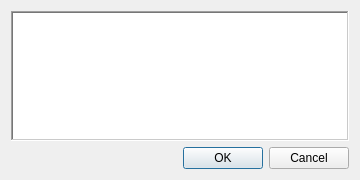
<?xml version="1.0" encoding="UTF-8"?>
<ui version="4.0">
 <class>TextDialog</class>
 <widget class="QDialog" name="TextDialog">
  <property name="windowModality">
   <enum>Qt::ApplicationModal</enum>
  </property>
  <property name="geometry">
   <rect>
    <x>0</x>
    <y>0</y>
    <width>360</width>
    <height>180</height>
   </rect>
  </property>
  <property name="locale">
   <locale language="English" country="UnitedStates"/>
  </property>
  <property name="modal">
   <bool>false</bool>
  </property>
  <layout class="QVBoxLayout" name="verticalLayout">
   <item>
    <widget class="QTextEdit" name="high_edit_txt">
     <property name="frameShape">
      <enum>QFrame::WinPanel</enum>
     </property>
     <property name="acceptRichText">
      <bool>false</bool>
     </property>
    </widget>
   </item>
   <item>
    <widget class="QFrame" name="btn_box">
     <property name="sizePolicy">
      <sizepolicy hsizetype="Preferred" vsizetype="Fixed">
       <horstretch>0</horstretch>
       <verstretch>0</verstretch>
      </sizepolicy>
     </property>
     <layout class="QHBoxLayout" name="horizontalLayout">
      <property name="margin">
       <number>0</number>
      </property>
      <item>
       <spacer name="horizontalSpacer">
        <property name="orientation">
         <enum>Qt::Horizontal</enum>
        </property>
        <property name="sizeHint" stdset="0">
         <size>
          <width>175</width>
          <height>20</height>
         </size>
        </property>
       </spacer>
      </item>
      <item>
       <widget class="QPushButton" name="ok_btn">
        <property name="toolTip">
         <string>Check online for an updated version</string>
        </property>
        <property name="text">
         <string>OK</string>
        </property>
       </widget>
      </item>
      <item>
       <widget class="QPushButton" name="cancel_btn">
        <property name="text">
         <string>Cancel</string>
        </property>
       </widget>
      </item>
     </layout>
    </widget>
   </item>
  </layout>
 </widget>
 <resources>
 <include location="images.qrc"/>
 </resources>
 <connections>
  <connection>
   <sender>cancel_btn</sender>
   <signal>clicked()</signal>
   <receiver>TextDialog</receiver>
   <slot>close()</slot>
   <hints>
    <hint type="sourcelabel">
     <x>169</x>
     <y>116</y>
    </hint>
    <hint type="destinationlabel">
     <x>168</x>
     <y>75</y>
    </hint>
   </hints>
  </connection>
  <connection>
   <sender>ok_btn</sender>
   <signal>clicked()</signal>
   <receiver>TextDialog</receiver>
   <slot>close()</slot>
   <hints>
    <hint type="sourcelabel">
     <x>351</x>
     <y>279</y>
    </hint>
    <hint type="destinationlabel">
     <x>239</x>
     <y>279</y>
    </hint>
   </hints>
  </connection>
 </connections>
</ui>
